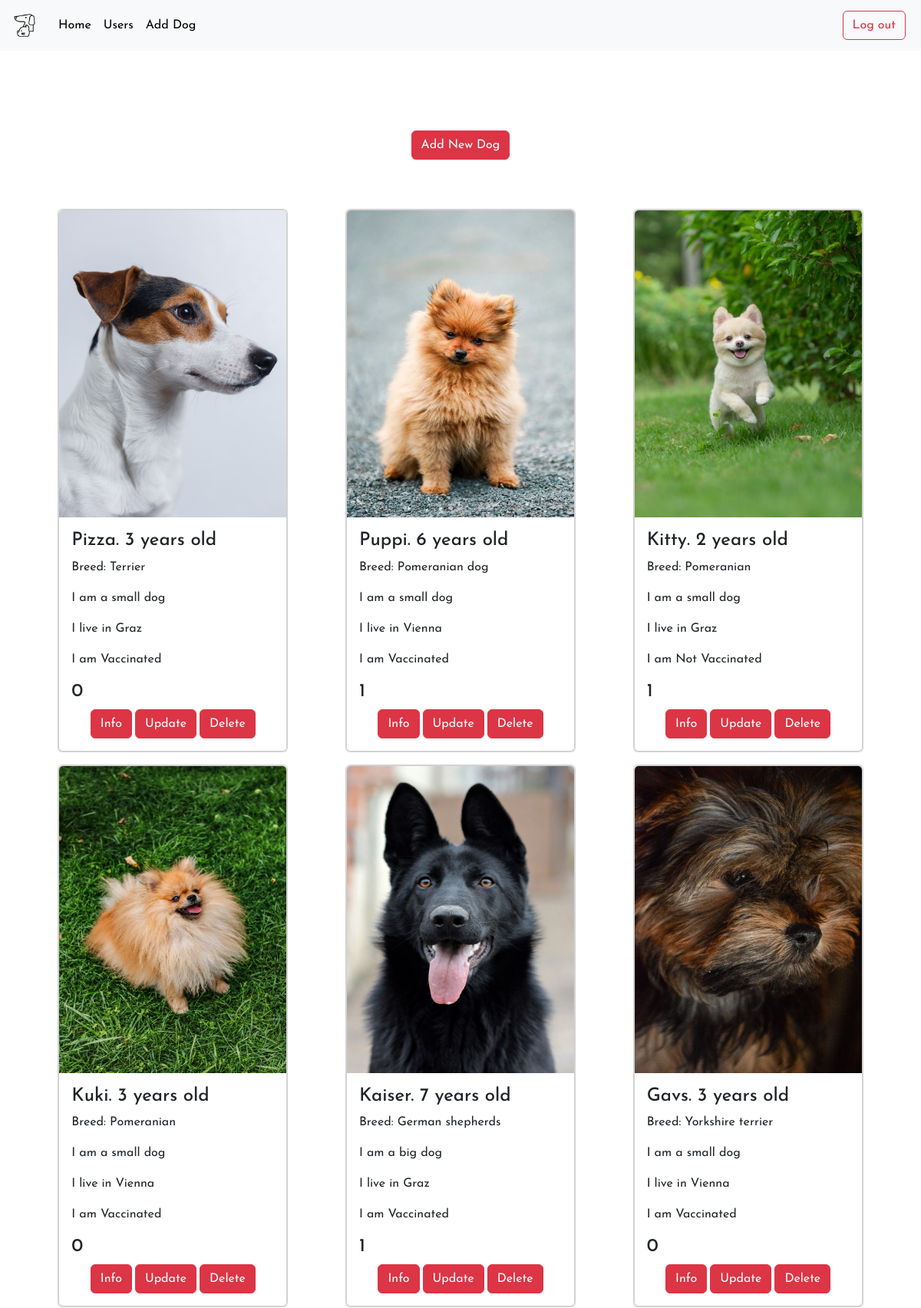
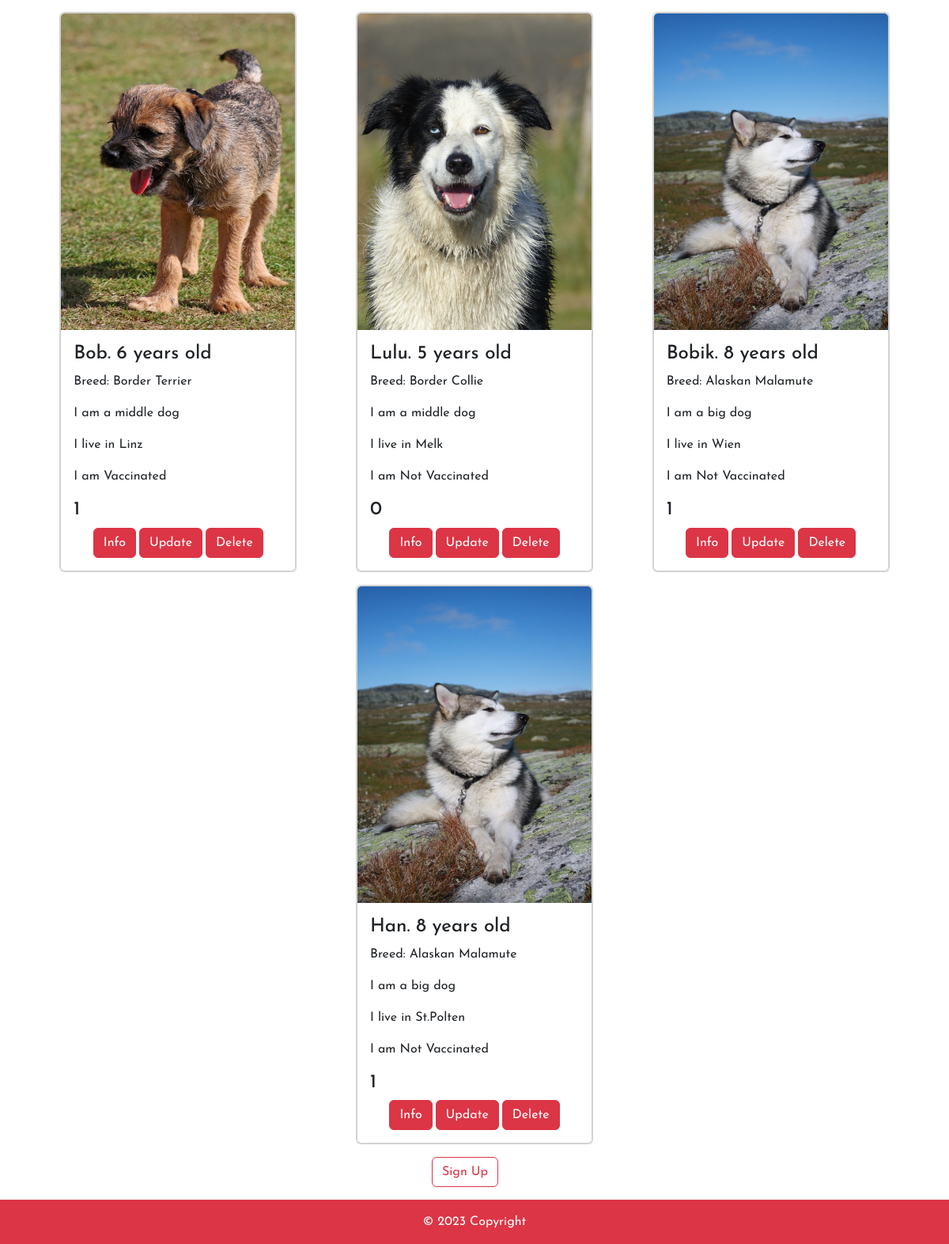
Screenshot of /php/animals_admin.php (signed in) with the database file from the repository (2 pictures, top to bottom).
### tables this page shows
CREATE TABLE `animals` (
  `id` int(11) NOT NULL,
  `name` varchar(255) NOT NULL,
  `address` varchar(255) NOT NULL,
  `age` int(11) NOT NULL,
  `size` varchar(255) NOT NULL,
  `photo` varchar(255) DEFAULT NULL,
  `description` varchar(4000) NOT NULL,
  `breed` varchar(255) DEFAULT NULL,
  `status` int(255) NOT NULL,
  `vaccinated` varchar(20) NOT NULL
);

### php/animals_admin.php (the view, shortened to what this page needs)
<?php require_once "db_connect.php";
require_once "../inc/navbar-admin.php";
$sql = "SELECT * FROM `animals`";
$result = mysqli_query($connect, $sql);
$layout = "";
if (mysqli_num_rows($result) > 0) {
  while ($row = mysqli_fetch_assoc($result)) {
    $layout .= "
        <div class ='card p-0 mt-3' style='width: 300px; 'height = 70px rounded-0'>
<div class='card'>
  <div class='view overlay'>
    <img src='../photos/{$row["photo"]}' class='card-img-top dog' alt='...'>
      <div class='mask rgba-white-slight'></div>
    </a>
  </div>
  <div class='card-body'>
    <h4 class='card-title'>{$row["name"]}. {$row["age"]} years old</h4>
    <p class='card-text'>Breed: {$row["breed"]}</p>
    <p class='card-text'>I am a {$row["size"]} dog</p>
    <p class='card-text'>I live in {$row["address"]}</p>
    <p class='card-text'>I am {$row["vaccinated"]} </p>
     <h4 class='card-text mt-3'>{$row["status"]} </h4>
      <div class='d-flex justify-content-center'>
    <a href='details.php?x={$row["id"]}'class='btn btn-danger'>Info</a>
    <a href='update_dog_admin.php?x={$row["id"]}'class='btn btn-danger ms-1'>Update</a>
    <a href='delete_admin.php?x={$row["id"]}'class='btn btn-danger ms-1'>Delete</a>
  </div>
  </div>
</div>
</div>";
  }
} else {
  $layout .= "<div class ='m-3 d-flex justify-content-center'>No pets to adopt.</div>";
}
?>
<div class='container mt-5 main_container'>
  <div class="d-flex justify-content-around row row-lg-3 row-md-2 row-xs-1 p-2 g-col-6 p-2 g-col-6">
    <div class="d-flex justify-content-center"><a href="add_dog_admin.php" class="btn btn-danger m-5">Add New Dog</a></div>
    <?= $layout ?>
  </div>
</div>
<?php require_once "../inc/footer.php"; ?>

### inc/navbar-admin.php (shortened to what this page needs)
<!DOCTYPE html>
<html lang="en">
<head>
    <link href="https://cdn.jsdelivr.net/npm/bootstrap@5.3.0/dist/css/bootstrap.min.css" rel="stylesheet">
</head>
<body>
    <nav class="navbar navbar-expand-lg bg-body-tertiary ">
        <div class="container-fluid">
            <a class="navbar-brand" href="#"><img src="../photos/pets.png" alt="" width="40px"></a>
            <div class="collapse navbar-collapse" id="navbarSupportedContent">
                <ul class="navbar-nav me-auto mb-2 mb-lg-0">
                    <li class="nav-item">
                        <a class="nav-link active" aria-current="page" href="../php/animals_admin.php">Home</a>
                    </li>
                    <li class="nav-item">
                        <a class="nav-link active" aria-current="page" href="../php/users_admin.php">Users</a>
                    </li>
                    <li class="nav-item">
                        <a class="nav-link active" aria-current="page" href="../php/add_dog_admin.php">Add Dog</a>
                    </li>
                </ul>
                <form class="d-flex" role="search">
                    <a class="btn btn-outline-danger me-2" name="logout" href="logout.php?logout">Log out</a>
                </form>
            </div>
        </div>
    </nav>
</body>
</html>

### inc/footer.php
<div class="footer_con">
    <section class="">
        <footer class="text-center text-black bg-white">
            <div class="container p-1 pb-0 mt-1">
                <section class="">
                    <p class="d-flex justify-content-center align-items-center">
                        <span class="me-3"><a class="btn btn-outline-danger me-2" type="submit" href="../php/regester.php">Sign Up</a></span>
                    </p>
                </section>
            </div>
            <div class="text-center p-3 bg-danger text-white">
                © 2023 Copyright
            </div>
        </footer>
    </section>
</div>

### rows the page displays
animals: photo (picture), name "Pizza", age "3", breed "Terrier", size "small", address "Graz", vaccinated "Vaccinated", status "0"
animals: photo (picture), name "Puppi", age "6", breed "Pomeranian dog", size "small", address "Vienna", vaccinated "Vaccinated", status "1"
animals: photo (picture), name "Kitty", age "2", breed "Pomeranian", size "small", address "Graz", vaccinated "Not Vaccinated", status "1"
animals: photo (picture), name "Kuki", age "3", breed "Pomeranian", size "small", address "Vienna", vaccinated "Vaccinated", status "0"
animals: photo (picture), name "Kaiser", age "7", breed "German shepherds", size "big", address "Graz", vaccinated "Vaccinated", status "1"
animals: photo (picture), name "Gavs", age "3", breed "Yorkshire terrier", size "small", address "Vienna", vaccinated "Vaccinated", status "0"
animals: photo (picture), name "Bob", age "6", breed "Border Terrier", size "middle", address "Linz", vaccinated "Vaccinated", status "1"
animals: photo (picture), name "Lulu", age "5", breed "Border Collie", size "middle", address "Melk", vaccinated "Not Vaccinated", status "0"
animals: photo (picture), name "Bobik", age "8", breed "Alaskan Malamute", size "big", address "Wien", vaccinated "Not Vaccinated", status "1"
animals: photo (picture), name "Han", age "8", breed "Alaskan Malamute", size "big", address "St.Polten", vaccinated "Not Vaccinated", status "1"
